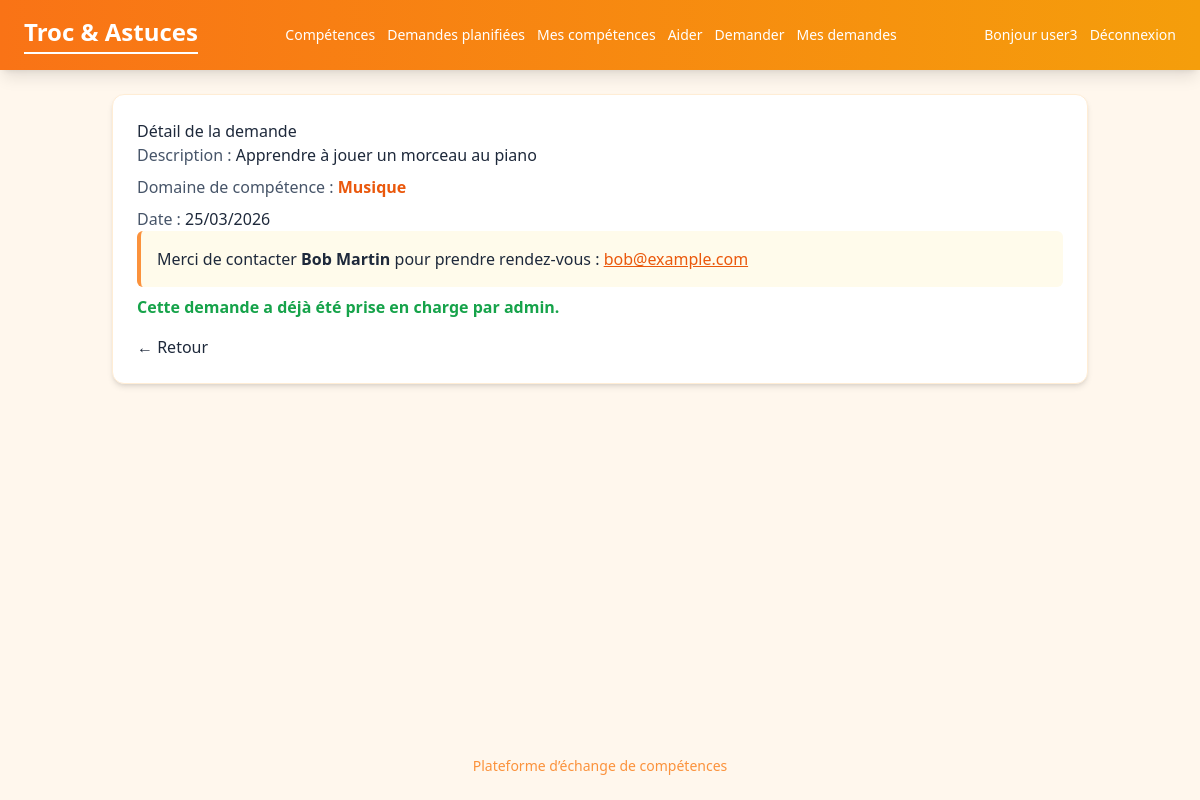
The app's page /skills/help/requests/2/detail/ (signed in), older data.
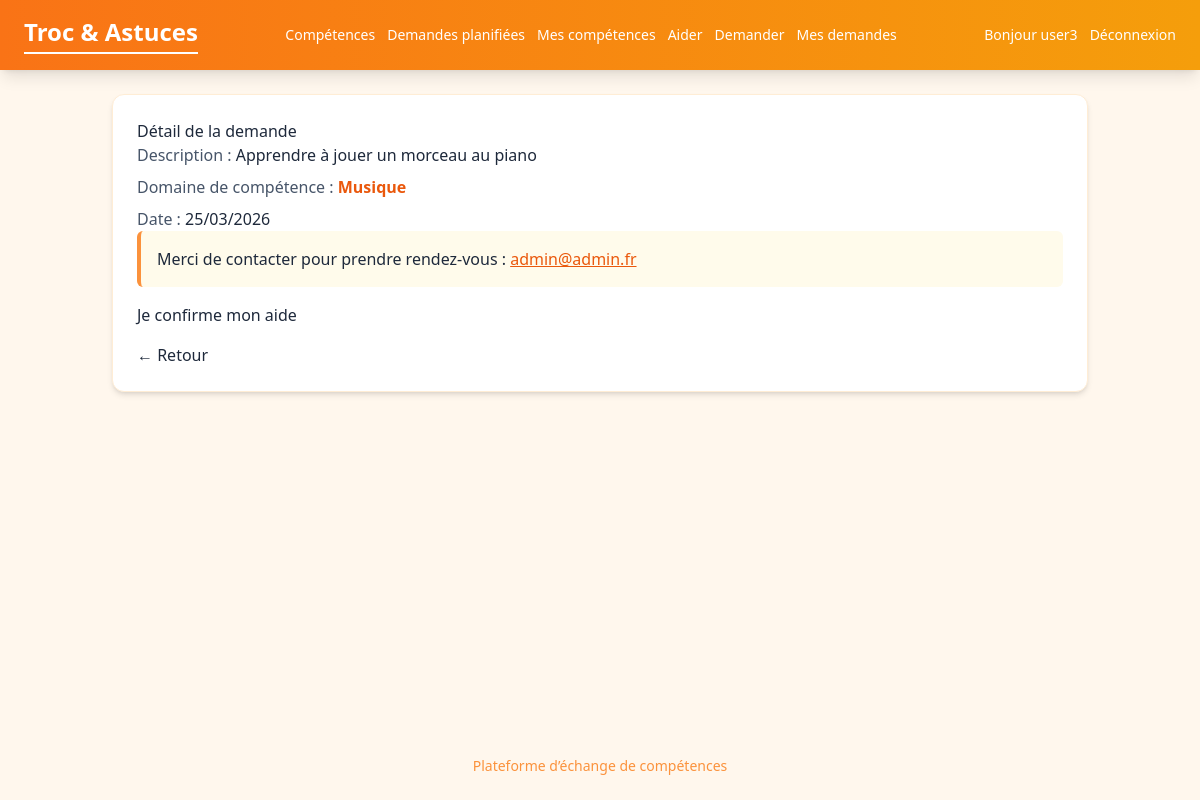
The same page, newer data.
### skills/models.py (models this page shows, shortened)
class HelpRequest(models.Model):
    helper = models.ForeignKey(
        User,
        on_delete=models.SET_NULL,
        related_name="help_requests_as_helper",
        null=True, blank=True)
    requester = models.ForeignKey(
        User,
        on_delete=models.CASCADE,
        related_name="help_requests_as_requester")
    skill = models.ForeignKey(Skill, on_delete=models.CASCADE)
    description = models.TextField()
    date = models.DateField()
    created_at = models.DateTimeField(auto_now_add=True)

class Skill(models.Model):
    skill_name = models.CharField(max_length=250)
    def __str__(self):
        return self.skill_name

### skills/views/help_request_views.py (the view, shortened to what this page needs)
class HelpRequestDetailView(LoginRequiredMixin, generic.DetailView):
    model = HelpRequest
    template_name = "skills/help-requests-detail.html"
    context_object_name = "help_request"

### skills/templates/skills/help-requests-detail.html (shortened to what this page needs)
{% extends "base.html" %}
{% block content %}
    <h2 class="h2-page">
        Détail de la demande
    </h2>
    <div class="space-y-2">
        <p>
            <span class="font-medium text-slate-600">Description :</span>
            <span class="text-slate-800">{{ help_request.description }}</span>
        </p>
        <p>
            <span class="font-medium text-slate-600">Domaine de compétence :</span>
            <span class="text-orange-600 font-semibold">{{ help_request.skill }}</span>
        </p>
        <p>
            <span class="font-medium text-slate-600">Date :</span>
            <span class="text-slate-800">{{ help_request.date|date:"d/m/Y" }}</span>
        </p>
    </div>
    <div class="bg-amber-50 border-l-4 border-orange-400 p-4 rounded-md">
        <p class="text-slate-800">
            Merci de contacter <span class="font-semibold">{{ help_request.requester.first_name }} {{ help_request.requester.last_name }}</span> pour prendre rendez-vous :
            <a href="mailto:{{ help_request.requester.email }}" class="text-orange-600 underline">{{ help_request.requester.email }}</a>
        </p>
    </div>
    {% if not help_request.helper %}
        <form method="post" class="mt-4">
            <button type="submit"
                    class="btn-link">
                Je confirme mon aide
            </button>
        </form>
    {% else %}
        <p class="text-green-600 font-semibold mt-2">
            Cette demande a déjà été prise en charge par {{ help_request.helper }}.
        </p>
    {% endif %}
<p class="mt-4">
    <a href="{% url 'skills:help-requests-matching-skills' %}" class="btn-back">
        ← Retour
    </a>
</p>
{% endblock %}

Row changes from the older to the newer data that the page shows:
changed HelpRequest "Apprendre à jouer un morceau au piano": requester.email "bob@example.com" → "admin@admin.fr"; helper_id 1 → empty (drawn); requester.first_name "Bob" → (not shown); requester.last_name "Martin" → (not shown); helper "admin" → (not shown)
Text that changed along with them:
text no longer shown: "Cette demande a déjà été prise en charge par ."
text now shown: "Je confirme mon aide"
